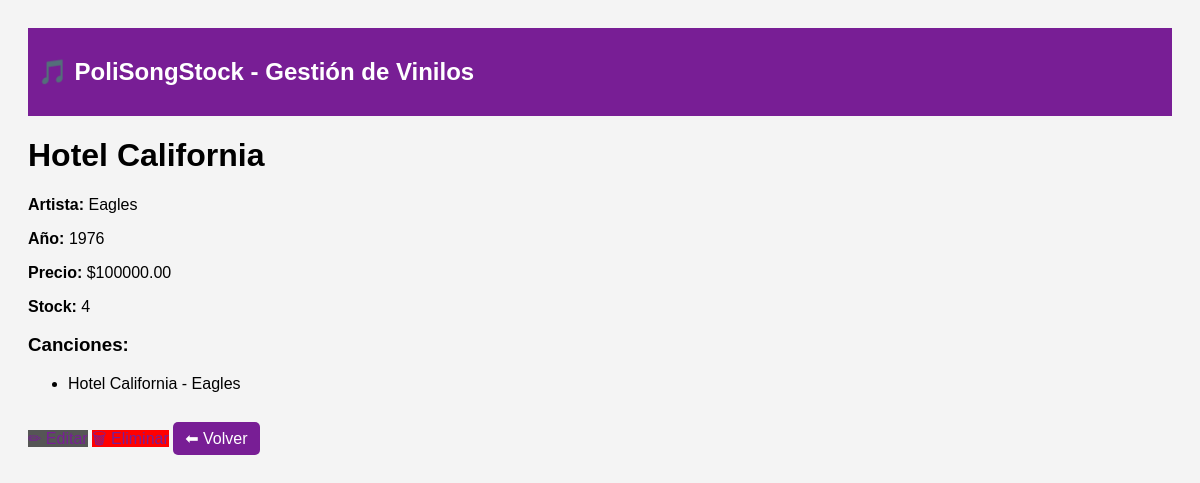
The page /vinilo/4/ on the database its author committed.
### store/models.py (models this page shows, shortened)
class Vinilo(models.Model):
    titulo = models.CharField(max_length=255)
    artista = models.CharField(max_length=255)
    año = models.PositiveIntegerField()
    canciones = models.ManyToManyField(Cancion, blank=True)
    precio = models.DecimalField(max_digits=12, decimal_places=2)
    stock = models.PositiveIntegerField(default=0)
    proveedor = models.ForeignKey(Proveedor, on_delete=models.SET_NULL, null=True)

class Cancion(models.Model):
    titulo = models.CharField(max_length=255)
    artista = models.CharField(max_length=255)
    año = models.PositiveIntegerField()
    duracion_seg = models.PositiveIntegerField()
    precio = models.DecimalField(max_digits=10, decimal_places=2)

### store/views.py (the view)
# urls.py: path('vinilo/<int:pk>/', ViniloDetailView.as_view(), name='vinilo-detail'),
class ViniloDetailView(DetailView):
    model = Vinilo
    template_name = "store/vinilo_detail.html"
    context_object_name = "vinilo"

### store/templates/store/vinilo_detail.html
{% extends 'store/base.html' %}
{% block content %}
<h1>{{ vinilo.titulo }}</h1>
<p><strong>Artista:</strong> {{ vinilo.artista }}</p>
<p><strong>Año:</strong> {{ vinilo.año }}</p>
<p><strong>Precio:</strong> ${{ vinilo.precio }}</p>
<p><strong>Stock:</strong> {{ vinilo.stock }}</p>
<h3>Canciones:</h3>
<ul>
    {% for c in vinilo.canciones.all %}
        <li>{{ c.titulo }} - {{ c.artista }}</li>
    {% empty %}
        <li>No hay canciones asignadas</li>
    {% endfor %}
</ul>
<br>
<a class="btn-secondary" href="{% url 'vinilo-update' vinilo.id %}">✏ Editar</a>
<a class="btn-danger" href="{% url 'vinilo-delete' vinilo.id %}">🗑 Eliminar</a>
<a class="btn" href="{% url 'vinilo-list' %}">⬅ Volver</a>
{% endblock %}

### store/templates/store/base.html (style rules this page uses)
body { font-family: Arial; padding: 20px; background: #f4f4f4; }
a { text-decoration: none; color: #781e95; }
.btn { padding: 8px 12px; background: #781e95; color: white; border-radius: 5px; }
.btn-danger { background: red; }
.btn-secondary { background: #555; }

### rows shown on the page
Vinilo: titulo "Hotel California", artista "Eagles", año "1976", precio "100000.00", stock "4"
Cancion: titulo "Hotel California", artista "Eagles"
